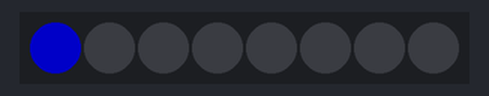
The sketch below on a simulated Arduino Uno, built with avr-gcc and run on an emulated ATmega328P. Parts: 8 RGB LEDs in strip order, left to right. Dim RGB values are drawn brighter than linear.

Above: at 0.15 s.
At 2.88 s:
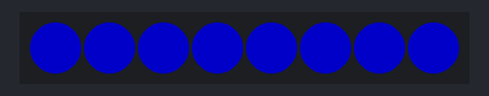
Timing chart, 0 to 40.0 s (numbered marks = the images above):
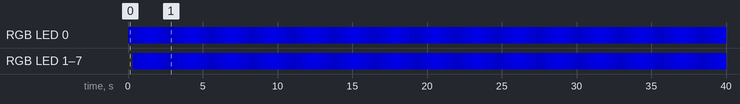

The sketch:

arc_reactor_wearable.ino
```cpp
#include <Adafruit_NeoPixel.h>

int dataPin = 1;  // data pin 1
int pixels = 8;  // number of Neopixels

Adafruit_NeoPixel strip = Adafruit_NeoPixel(pixels, dataPin, NEO_GRB + NEO_KHZ800);

void setup() {
  strip.begin();
  strip.show(); // Initialize all pixels to 'off'
}

// Fade lower/higher to achieve an active glow effect
void loop() {
  for (int i = 100; i <= 180; i++) {
    colorWipe(strip.Color(0, 0, i), 1); // Blue
    delay(5);
  }
  for (int i = 180; i >= 100; i--) {
    colorWipe(strip.Color(0, 0, i), 1); // Blue
    delay(5);
  }
}

// Fill the dots one after the other with a color
void colorWipe(uint32_t c, uint8_t wait) {
  for(uint16_t i=0; i<strip.numPixels(); i++) {
      strip.setPixelColor(i, c);
      strip.show();
      delay(wait);
  }
}
```

Measured:
- by itself, RGB LED 0: repeats every 2.7 s: RGB(0, 0, 118) 0.30 s, RGB(0, 0, 136) 0.30 s, RGB(0, 0, 154) 0.30 s, RGB(0, 0, 172) 0.30 s, RGB(0, 0, 171) 0.30 s, RGB(0, 0, 153) 0.30 s, RGB(0, 0, 135) 0.30 s, RGB(0, 0, 117) 0.30 s, RGB(0, 0, 100) 0.30 s
- by itself, RGB LED 1–7: repeats every 2.7 s: RGB(0, 0, 135) 0.30 s, RGB(0, 0, 153) 0.30 s, RGB(0, 0, 171) 0.30 s, RGB(0, 0, 172) 0.30 s, RGB(0, 0, 154) 0.30 s, RGB(0, 0, 136) 0.30 s, RGB(0, 0, 118) 0.30 s, RGB(0, 0, 100) 0.30 s, RGB(0, 0, 117) 0.30 s
- by itself, everything shown: repeats every 2.7 s, in 9 steps
